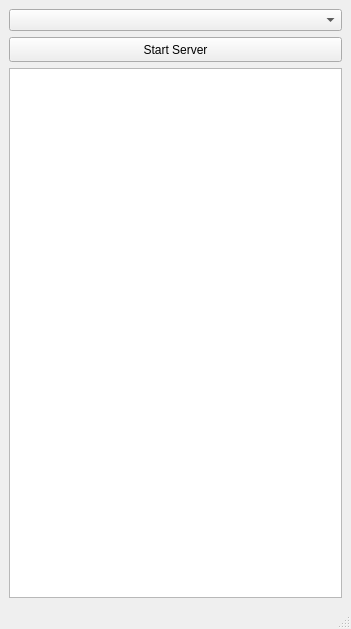
<?xml version="1.0" encoding="UTF-8"?>
<ui version="4.0">
 <class>MainWindow</class>
 <widget class="QMainWindow" name="MainWindow">
  <property name="geometry">
   <rect>
    <x>0</x>
    <y>0</y>
    <width>351</width>
    <height>629</height>
   </rect>
  </property>
  <property name="minimumSize">
   <size>
    <width>200</width>
    <height>300</height>
   </size>
  </property>
  <property name="windowTitle">
   <string>MainWindow</string>
  </property>
  <property name="styleSheet">
   <string notr="true"/>
  </property>
  <widget class="QWidget" name="centralwidget">
   <layout class="QVBoxLayout" name="verticalLayout">
    <item>
     <widget class="QComboBox" name="comboBox">
      <property name="baseSize">
       <size>
        <width>0</width>
        <height>25</height>
       </size>
      </property>
     </widget>
    </item>
    <item>
     <widget class="QPushButton" name="connect_btn">
      <property name="minimumSize">
       <size>
        <width>0</width>
        <height>25</height>
       </size>
      </property>
      <property name="baseSize">
       <size>
        <width>0</width>
        <height>0</height>
       </size>
      </property>
      <property name="styleSheet">
       <string notr="true"/>
      </property>
      <property name="text">
       <string>Start Server</string>
      </property>
     </widget>
    </item>
    <item>
     <widget class="QListWidget" name="listWidget"/>
    </item>
   </layout>
  </widget>
  <widget class="QMenuBar" name="menubar">
   <property name="geometry">
    <rect>
     <x>0</x>
     <y>0</y>
     <width>351</width>
     <height>21</height>
    </rect>
   </property>
  </widget>
  <widget class="QStatusBar" name="statusbar"/>
 </widget>
 <resources/>
 <connections/>
</ui>
